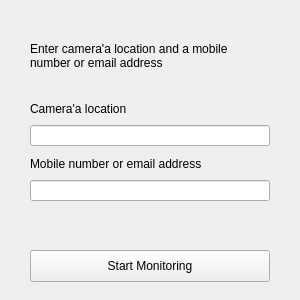
<?xml version="1.0" encoding="UTF-8"?>
<ui version="4.0">
 <class>MainWindow</class>
 <widget class="QMainWindow" name="MainWindow">
  <property name="geometry">
   <rect>
    <x>0</x>
    <y>0</y>
    <width>300</width>
    <height>300</height>
   </rect>
  </property>
  <property name="minimumSize">
   <size>
    <width>300</width>
    <height>300</height>
   </size>
  </property>
  <property name="maximumSize">
   <size>
    <width>300</width>
    <height>300</height>
   </size>
  </property>
  <property name="windowTitle">
   <string>Weapon detection</string>
  </property>
  <widget class="QWidget" name="centralwidget">
   <widget class="QLabel" name="label">
    <property name="geometry">
     <rect>
      <x>30</x>
      <y>20</y>
      <width>241</width>
      <height>71</height>
     </rect>
    </property>
    <property name="text">
     <string>Enter camera'a location and a mobile number or email address</string>
    </property>
    <property name="wordWrap">
     <bool>true</bool>
    </property>
   </widget>
   <widget class="QLabel" name="label_2">
    <property name="geometry">
     <rect>
      <x>30</x>
      <y>101</y>
      <width>111</width>
      <height>16</height>
     </rect>
    </property>
    <property name="text">
     <string>Camera'a location</string>
    </property>
   </widget>
   <widget class="QLabel" name="label_3">
    <property name="geometry">
     <rect>
      <x>30</x>
      <y>156</y>
      <width>201</width>
      <height>16</height>
     </rect>
    </property>
    <property name="text">
     <string>Mobile number or email address</string>
    </property>
   </widget>
   <widget class="QPushButton" name="pushButton">
    <property name="geometry">
     <rect>
      <x>30</x>
      <y>250</y>
      <width>240</width>
      <height>32</height>
     </rect>
    </property>
    <property name="text">
     <string>Start Monitoring</string>
    </property>
   </widget>
   <widget class="QLineEdit" name="location_input">
    <property name="geometry">
     <rect>
      <x>30</x>
      <y>125</y>
      <width>240</width>
      <height>21</height>
     </rect>
    </property>
   </widget>
   <widget class="QLineEdit" name="sendTo_input">
    <property name="geometry">
     <rect>
      <x>30</x>
      <y>180</y>
      <width>240</width>
      <height>21</height>
     </rect>
    </property>
   </widget>
  </widget>
 </widget>
 <resources/>
 <connections/>
</ui>
